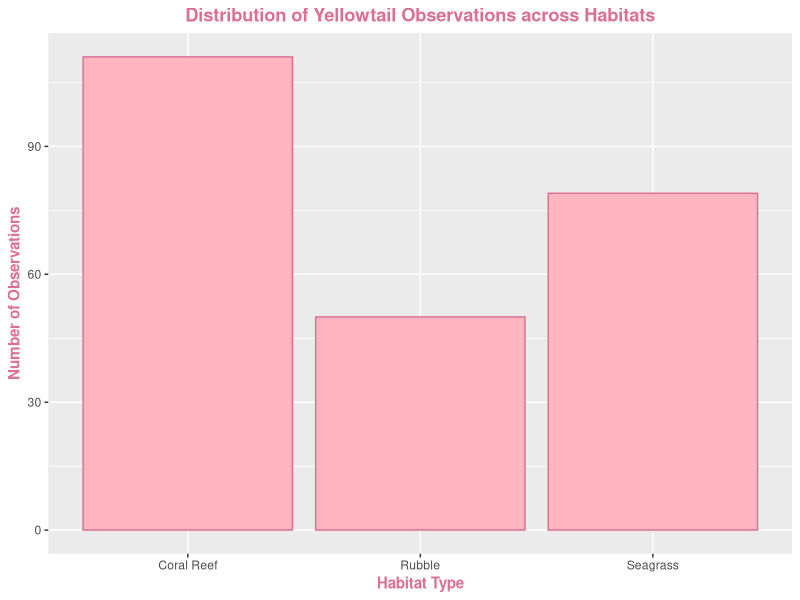
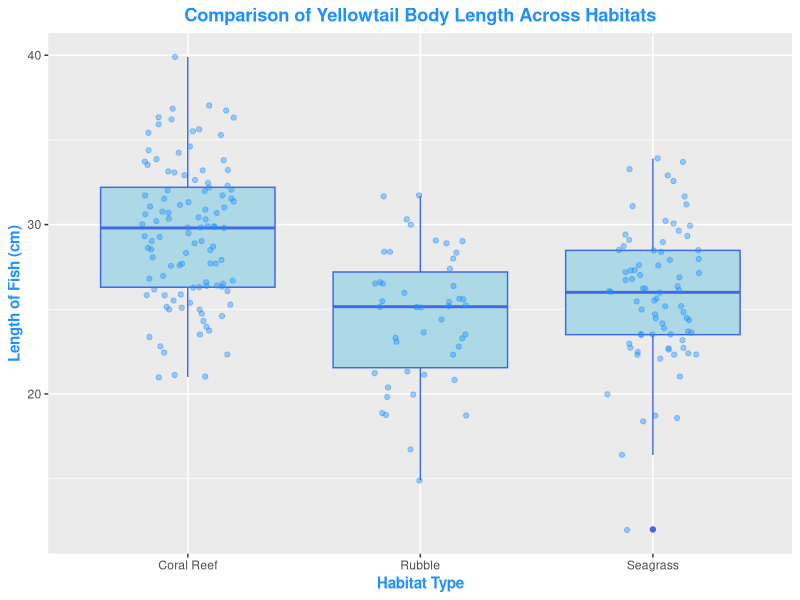
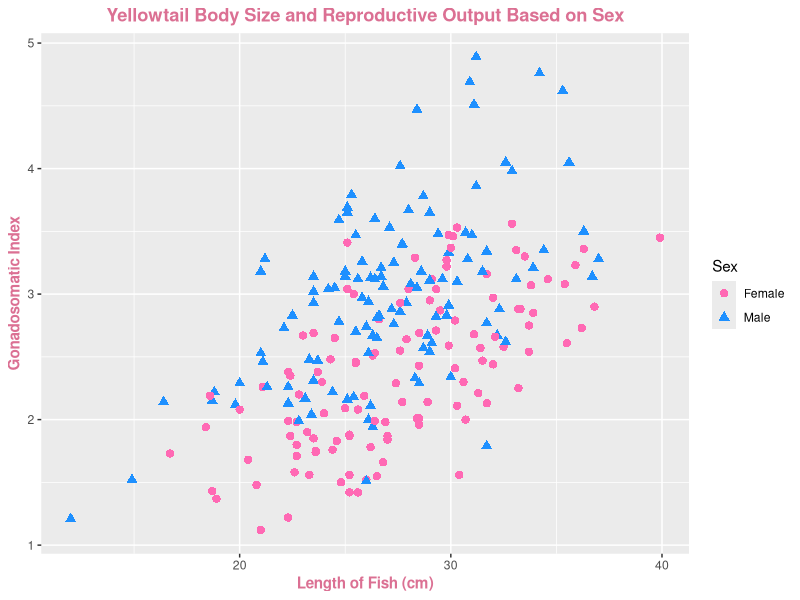
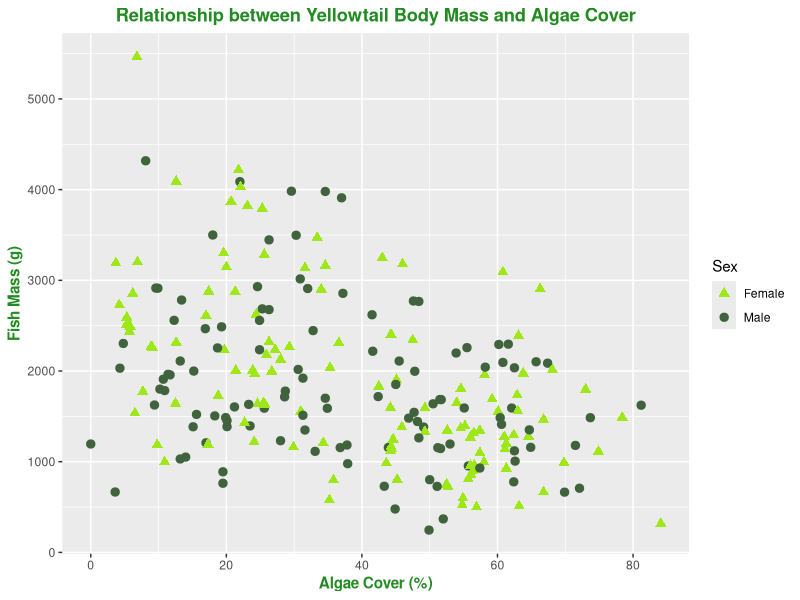

These figures' R source, in order:
# MES 503 Lab Assignment 1
# Exploring Ecological Data with ggplot2
# 8/26/2026 
# Created by Kayla Blincow (with help from ChatGPT)
# ------------------------------------------------------------------------------

# INSTRUCTIONS
# Complete this script as you work through the assignment.
# - Replace every "# FILL IN" section with your own code or written response.
# - Comment your code so that someone else can follow your workflow.
# - Do not delete the research questions or prompts.
# - Your script should run from beginning to end without errors.
# - Save this script as: LastName_FirstName_MES503_LabAssignment1.R
# - Submit your completed script to Brightspace by the deadline.


#### SCENARIO ####
# We are biologists interested in yellowtail snapper populations on a protected
# island in the Caribbean. We sample four different sites across the island and
# gather data on different variables associated with the environment and take 
# samples of yellowtail snapper individuals.

# The yellowtail_snapper.csv file contains the data we collected.
# (NOTE: this is a generated dataset, it is not real)

# The variables included are:
# site (shr) - Site on island 
# habitat (chr) - Type of habitat
# sex (chr) - sex of fish individual collected
# depth_m (num) - depth where fish individual was collected
# length_cm (num) - length of fish individual collected
# mass_g (int) - mass of fish individual collected 
# gonadosomatic_index (num) - gonadosomatic index of fish individual collected (percent) 
# algae_cover (num) - estimated algae cover where fish individual was collected (percent)
# fish_density (num) - estimated fish density where fish individual was collected (ind/100 m^2)


#### PART 1: SET UP YOUR SCRIPT & GET TO KNOW YOUR DATA ####

# Load the packages you will need.
# You should only need ggplot2 for this assignment.

library(ggplot2) #installs the plot package


# Import your CSV file.
# Update the file path below so that R can find your data.

ytsnap <- read.csv("yellowtail_snapper.csv") #reads the csv file for the yellowtail data while also making it an easily find-able object in the environment calld ytsnap.


# Take a look at your data.
# Use a function to display the first six rows.

head(ytsnap) # shows first five rows of ytsnap.

# How many observations are included in the dataset?
# Which variables are categorical?
# Which variables are continuous?

# There are 240 observations in this dataset. Categorical variables in this dataset are site, habitat, and sex. Continuous variables in this dataset are depth (in meters), length (in centimeters), mass (in grams), gonadosomatic index, algae cover, and fish density.


# What ecological question do you think this dataset could help investigate?

#How does the ratio of males to females, along with total fish density, change across different habitats?


# Identify one variable that could potentially be used as a predictor
# and one variable that could be used as a response.
# Explain your reasoning.

# Habitat could be used as a predictor because it is being changed and you can change it in an experiment on purpose. It can also, later and with more data, be used as a predictor for what will happen with the response variable you measure. A potential response variable is length of fish because it can be influenced by another variable like habitat or fish sex. It can be changed continuously depending on another variable and therefore can be a response variable.


#### PART 2: VISUALIZATION 1 — DESCRIBE THE DATA ####

# RESEARCH QUESTION:
# How are observations distributed among sampling sites?


# Create a visualization showing the number of observations from each habitat type.
#
#
# Your plot should:
# - use an appropriate ggplot2 geom;
# - clearly identify the habitats;
# - have informative axis labels;
# - include an informative title;
# - include at least TWO customization elements from Week 3's lab.

ggplot(data = ytsnap, aes(x = habitat)) + # makes a plot, uses the data from ytsnap and makes the x-axis be habitat (coral reef, rubble, & seagrass)
         geom_bar(fill = "lightpink", color = "palevioletred") + # makes a bar graph (which doesn't need a y variable), fills each bar in lightpink, and outlines each bar in palevioletred
         labs(title = "Distribution of Yellowtail Observations across Habitats", x = "Habitat Type", y = "Number of Observations") + # makes labels for the title, the x-axis, and the y-axis.
         theme_get() + # This is my favorite background theme.
  theme(plot.title = element_text(hjust = 0.5, face = "bold", color = "palevioletred")) + # this centers the plot title, makes it bold, and colors it palevioletred.
  theme(axis.title.x = element_text(face = "bold", color = "palevioletred"),
    axis.title.y = element_text(face = "bold", color = "palevioletred")) # this makes the x and y axes bold and colors them palevioletred. I used the code for the plot title to do the axis titles as well! I like pink! - Helen

# INTERPRETATION
#
# 1. Which habitat has the largest sample size?
# 2. Which habitat has the smallest sample size?
# 3. Are sample sizes approximately equal among habitats?
# 4. How might differences in sample size influence your ability to compare habitats?


# Coral reefs have the largest sample size. Rubble has the smallest sample size. Sample sizes are not very equal among habitats. More samples from one habitat may skew results and give false significant results for one habitat while the others, with less data, could be should insignificant when they are. They just don't have enough information to be able to come to solid conclusions about significance.



#### PART 3: VISUALIZATION 2 — COMPARE GROUPS ####

# RESEARCH QUESTION:
# Does body size differ among habitat types?


# Create a visualization that allows you to compare the distribution of body size
# among habitat types.
#
#
# Your plot should:
# - clearly identify the habitat categories;
# - clearly identify the body-size variable;
# - include appropriate labels;
# - include an informative title;
# - use at least TWO customization elements from Week 3's lab.

ggplot(data = ytsnap, aes(x = habitat, y = length_cm)) + 
  geom_boxplot(fill = "lightblue", color = "royalblue") +
  geom_jitter(width = 0.2, size = 1.5, alpha = 0.4, color = "dodgerblue") + # gives some variation in the dots, to see then better
  labs(title = "Comparison of Yellowtail Body Length Across Habitats", x = "Habitat Type", y = "Length of Fish (cm)") + # labels the titles
  theme_get() +
  theme(plot.title = element_text(hjust = 0.5, face = "bold", color = "dodgerblue")) +
  theme(axis.title.x = element_text(face = "bold", color = "dodgerblue"),
        axis.title.y = element_text(face = "bold", color = "dodgerblue")) + # adjusts all the titles, bolds them, and makes them dodgerblue.
  theme(legend.position = "none") # makes it so there is no legend


# INTERPRETATION
#
# 1. Which habitat appears to have the largest individuals on average?
# 2. Which habitat shows the greatest amount of variation in body size?
# 3. Do the distributions overlap among habitats?
# 4. Are there any observations that appear unusual or potentially influential?
# 5. Based only on your visualization, would you conclude that habitat causes
#    differences in body size? Why or why not?

# Coral reefs look to have the largest individuals on average. Though it is hard to tell, seagrass appears to have the greatest amount of variation in body size compared to the other two habitats. The distributions definitely overlap among habitats. Some of the seagrass measurements seem unusually smaller than the rest. Plus, it is now very clear that there are way more observations in the coral reef, which may influence where it is in comparison to the other habitats on this plot. Based only on this visual it is likely that certain habitats may cause differences and some may not, meaning that habitat overall does not cause differences in body size. I say this because seagrass and coral reefs are not very different from each other considering the median line; the same goes for rubble and seagrass. However based on the fact that the median line of rubble is below the coral reef bed, there could be some significance.



#### PART 4: VISUALIZATION 3 — INVESTIGATE A RELATIONSHIP ####

# RESEARCH QUESTION:
# Is body size related to reproductive output?


# Create a visualization investigating the relationship between body size
# and gonadosomatic index (a metric of reproductive output).
#
# Your plot should:
# - use an appropriate visualization for two continuous variables;
# - include a categorical variable using an aesthetic such as color or shape;
# - include appropriate axis labels;
# - include an informative title;
# - use at least TWO customization elements from Week 3's lab.


ggplot(data = ytsnap, aes(x = length_cm, y = gonadosomatic_index, color = sex, shape = sex)) + #tells graph that sex will be denoted by different colors and shapes
  geom_point(size = 2.5) + # makes points a bit bigger than normal
  labs(title = "Yellowtail Body Size and Reproductive Output Based on Sex", x = "Length of Fish (cm)", y = "Gonadosomatic Index", color = "Sex", shape = "Sex") +
  scale_color_manual(values = c("Female" = "hotpink","Male" = "dodgerblue")) +
  scale_shape_manual(values = c("Female" = 16, "Male" = 17)) + # denotes actual colors and shapes for female and male fish
  theme_get() +
  theme(plot.title = element_text(hjust = 0.5, face = "bold", color = "palevioletred")) +
  theme(axis.title.x = element_text(face = "bold", color = "palevioletred"),
        axis.title.y = element_text(face = "bold", color = "palevioletred"))

# INTERPRETATION
#
# 1. Describe the overall relationship between body size and reproductive output.
# 2. Does the relationship appear positive, negative, or absent?
# 3. Are there any unusual observations or potential outliers?
# 4. Based on your visualization, would you expect body size to be a useful
#    predictor of reproductive output? Explain your reasoning.

# Overall, as body size increases gonadosomatic index, and therefore, reproductive output increase as well.This is similar for both males and females. This seems to be a positive relationship, especially for males. There are some fish that look to be outliers, like the female fish at 40cm. This seems to be a very large fish, but does not have a greater GSI than the other 30cm female fish. I would say that body size could be useful in predicting reproductive output, but in conjunction with other data. For female fish, the correlation is not as strong as males (lots of clumping of points), meaning it could be a good general indicator but could use other data to help strengthen it, like body mass etc. With males there is a stronger correlation (visually, as points are more spread out), and could indicate a stronger positive relationship that could be a good predictor for GSI.



#### PART 5: DEVELOP YOUR OWN ECOLOGICAL QUESTION ####

# Now you will use R more independently.
#
# Develop your own ecological question using the dataset.
#
# Your question must:
# - involve at least two variables;
# - investigate a relationship or difference;
# - be answerable using a visualization;
# - involve an ecological interpretation.


# STEP 1: STATE YOUR QUESTION

# Research Question: 

# Does varying algae cover affect Yellowtail fish mass in grams?


# STEP 2: MAKE A PREDICTION

# Before creating your visualization, make a prediction.

# Prediction:
# I predict that __________________________ because __________________________.

# I predict that algae cover will have an effect on fish mass because the algae will negatively affect the community supply of nutrients. Areas with more algae will likely have lower oxygen levels, less food, and limited sunlight. These factors can stunt the growth of the fish or just attract smaller fish overall, leading a negative relationship between fish mass and algae cover.

# STEP 3: CREATE YOUR VISUALIZATION

# Create an appropriate ggplot2 visualization to investigate your question.
#
# Your plot must:
# - use an appropriate geometry;
# - use appropriate variables;
# - have informative axis labels;
# - have an informative title;
# - include at least THREE customization elements from Week 3's lab.

  ggplot(data = ytsnap, aes(x = algae_cover, y = mass_g, color = sex, shape = sex)) +
    geom_point(size = 2.5) + # made the points a little bigger than they were
    labs(title = "Relationship between Yellowtail Body Mass and Algae Cover", x = "Algae Cover (%)", y = "Fish Mass (g)", color = "Sex", shape = "Sex") + # adds both color and shape to the same "Sex" legend
    scale_color_manual(values = c("Female" = "#9FE817","Male" = "#40633D")) + #custom colors I made with a hex code generator
    scale_shape_manual(values = c("Female" = 17, "Male" = 19)) +
    theme_get() +
    theme(plot.title = element_text(hjust = 0.5, face = "bold", color = "forestgreen")) +
    theme(axis.title.x = element_text(face = "bold", color = "forestgreen"),
          axis.title.y = element_text(face = "bold", color = "forestgreen")) +
    theme(legend.position = "right") # put the legend to the right the graph

# STEP 4: INTERPRET YOUR VISUALIZATION
#
# Write a short interpretation of your visualization.
#
# Your interpretation should:
# - describe the major pattern you observe;
# - explain whether the results support your prediction;
# - identify important variation or unusual observations;
# - provide a possible ecological explanation for the pattern.

# Based on my visualization, there is a weak negative correlation between algae cover and fish mass (g). It is negative because as algae cover increases, fish mass decreases. It is week because there is a lot of clumping and not a clear straight line through the points. The pattern is the same for both male and female fish. This data does support my hypothesis, however, it is weak support due to the negative relationship being very close to no effect.There appear to be a few fish that were much bigger or much smaller than other fish but aside from the big variation and slight negative slope of the relationship, there seems to be nothing unusual. It is likely that algae cover does affect fish size but only by a little. Ecologically speaking, there are likely other factors that contribute to nutrients in the water that help to compensate for those taken out of the water by algae. Similarly, fish can move around, unlike corals, so they may be less affected by smothering or light limitation leading to a more even relationship.


#### PART 6: CRITICAL THINKING ####

# Answer each question in complete sentences.


# 1. ASSOCIATION VS. CAUSATION
#
# One or more of your visualizations may show a relationship between two variables.
# Does observing a relationship between two variables mean that one variable
# causes the other?
#
# Use an example from this dataset to explain your answer.

#No, just because there is a visual relationship does not always mean that one variable is causing the other. In many cases it could be a coincidence, a correlation of some sort, or there could even be a secret third factor that is affecting the other two variables.In my example from plot #5, there is a weak negative relationship between algae cover and fish body mass. This is just a relationship and despite my potential explanation, we cannot know for sure with statistical tests. The results could be impacted by other factors like depth of the habitat, or a data point not collected in this dataset, like life stage of the fish. Controlling for other factors such as these could show if algae cover actually does have a statistical relationship with Yellowtail body mass.


# 2. CONFOUNDING VARIABLES
#
# Identify one variable in the dataset that could potentially confound one of
# the relationships you investigated.
#
# Explain how this variable could influence the relationship you observed.

#Depth (m) could be a confounding factor in the relationship between fish length (cm) and habitat type (see part 3). This factor can affect both of the variables in this part, independently of one another. Shallow habitats tend to include coral reefs, while seagrass and rubble are located (usually) a bit deeper. Meanwhile, at deeper depths there is less food and nutrient presence, as well as more pressure and cold temperatures. These variables are likely to cause smaller fish at deeper depths. Further, more nutrient availability, and less pressure, at shallower depths will likely result in bigger fish. This relationship that depth has independently on each variable in this part, can cause shallower habitats, like reefs, to show bigger fish compared to the other habitats despite the actual effect being by depth and not habitat type.



# 3. SAMPLE SIZE
#
# Why is it important to consider the number of observations represented in each
# group when interpreting your visualizations?

# It is important to consider the number of observations in each group because varying levels of data can skew data to a false conclusion. Having more data in one group and less in the other could increase the error in the smaller group even if a 'relationship' is shown. When comparing groups with uneven observations you may see extreme relationships due to limited observations in one group resulting in chance correlations when there is no actual relationship. On the other hand, real relationships could be missed in these situations as well. This can happen when there isn't enough data in one group to properly show that there is a relationship.

# 4. ECOLOGICAL MECHANISMS
#
# Choose one pattern from your visualizations that you find particularly
# interesting.
#
# What ecological mechanism could potentially explain this pattern?
#
# Your explanation should be a hypothesis rather than a claim that you have proven.

#One pattern I think is interesting is the relationship between gonadosomatic index and length of fish. Further, it is intriguing that according to this graph, this relationship is not influenced by sex.
# Hypothesis: Greater lengths of fish will positively correlate with greater gonadosomatic indexes in Yellowtail fish because bigger body size allows for more energy that can be put towards reproductive purposes. Additionally, there is more space in fish with greater body sizes for gametes, like eggs in females and sperm in males, thereby (potentially) leading to higher gonadosomatic indexes in these fish, compared to smaller fish.


#### FINAL CHECK ####

# Before submitting, make sure you have:
#
# [X] Imported the CSV successfully.
# [X] Included code for exploring the dataset.
# [X] Created all four required visualizations.
# [X] Customized your visualizations.
# [X] Answered all interpretation questions.
# [X] Developed your own ecological question.
# [X] Made a prediction before creating your own visualization.
# [X] Answered all critical-thinking questions.
# [X] Added comments to explain your code.
# [X] Checked that your script runs from beginning to end without errors.
#
# SAVE YOUR SCRIPT AND SUBMIT TO BRIGHTSPACE!
